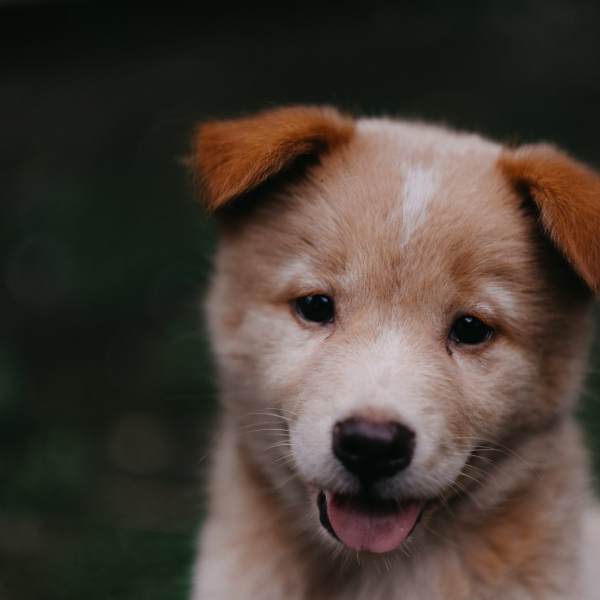
#> input picture .vscode/resimler/pupy.png, 600 x 600 px, found by its file name
$ python egitim01_2.py
#> lines starting #> are read from the running program, lines starting #| are printed output that depends on the picture; after the words box and inside, x2 and y2 are one past the last pixel; in counts of white or black regions, pixels touching at a corner belong together
import cv2
import numpy as np

yol = r"C:\yazilim\OpenCV\pupy.png"
img1 = cv2.imread(yol)
#> img1 is the input picture: shape (600, 600, 3); mean B, G, R 53.1, 61.4, 71.7

if img1 is None:
    print("Resim bulunamadı.")
else:
    img1 = cv2.resize(img1, (600,600))
    img2_logo = np.zeros((200,200,3), dtype=np.uint8)
    cv2.circle(img2_logo, (100,100), 80,( 0,255,0),-1)
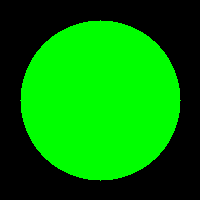
#> img2_logo: shape (200, 200, 3); mean of channels 0, 1, 2 0, 128, 0; drawn as B, G, R

    roi = img1[400:600, 400:600]
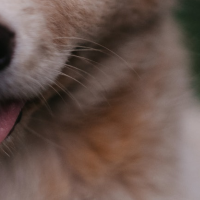
#> roi: shape (200, 200, 3); mean B, G, R 77, 85, 105

    img2gray = cv2.cvtColor(img2_logo, cv2.COLOR_BGR2GRAY)
    _,mask = cv2.threshold(img2gray, 1, 255, cv2.THRESH_BINARY)
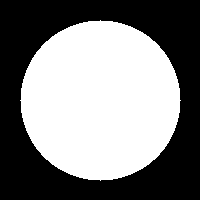
#> img2gray: shape (200, 200); values 0 (black) and 150 (white), 50.2% white; 1 black region, box (x1, y1, x2, y2) and area: (0, 0, 200, 200) 19919
    mask_inv = cv2.bitwise_not(mask)

    img1_arkaplan = cv2.bitwise_and(roi, roi, mask=mask_inv)
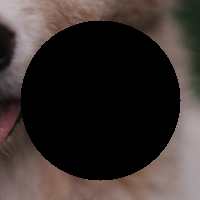
#> img1_arkaplan: shape (200, 200, 3); mean B, G, R 45.7, 48.6, 57
    img2_onplan = cv2.bitwise_and(img2_logo, img2_logo, mask=mask)

    hedes_bolge = cv2.add(img1_arkaplan, img2_onplan)
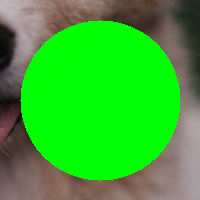
#> hedes_bolge: shape (200, 200, 3); mean B, G, R 45.7, 176.6, 57

    cv2.imshow("Kopegi oyduk",img1_arkaplan)
    cv2.imshow("Birleştirdik", hedes_bolge)
    cv2.imshow("FINAL", img1)

    cv2.waitKey(0)
    cv2.destroyAllWindows()
